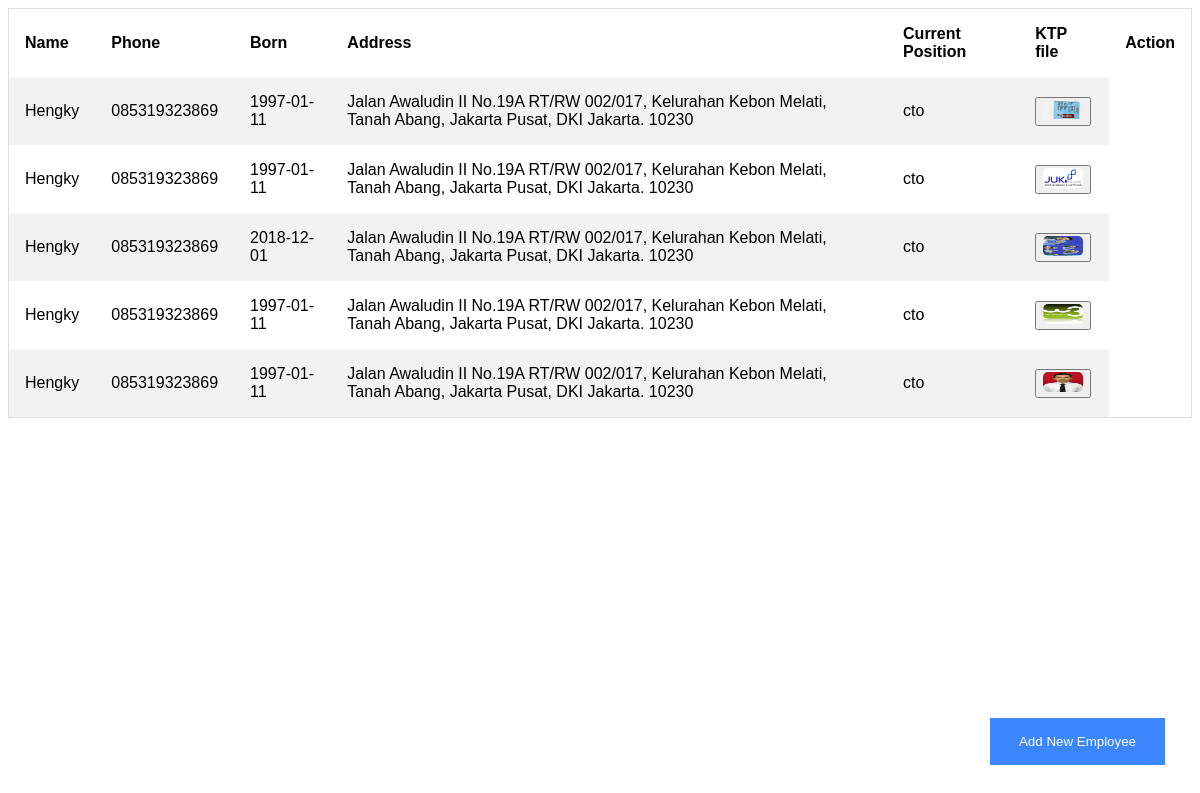
The page / on the database its author committed.
### tables this page shows
CREATE TABLE `employee` (
  `naDep` varchar(150) NOT NULL,
  `naBel` varchar(150) NOT NULL,
  `dob` varchar(20) NOT NULL,
  `telpon` varchar(20) NOT NULL,
  `email` varchar(200) NOT NULL,
  `provinsi` varchar(100) NOT NULL,
  `kota` varchar(100) NOT NULL,
  `jalan` varchar(200) NOT NULL,
  `kdPos` varchar(10) NOT NULL,
  `noKtp` varchar(25) NOT NULL,
  `jabatan` varchar(25) NOT NULL,
  `rekBank` varchar(50) NOT NULL,
  `noRek` varchar(50) NOT NULL,
  `dateNow` timestamp NOT NULL DEFAULT CURRENT_TIMESTAMP,
  `name` varchar(100) NOT NULL,
  `path` varchar(200) NOT NULL
);

### index.php (the view, shortened to what this page needs)
<!DOCTYPE html>
<html>
<head>
</head>
<body>
<?php
$servername = "localhost";
$username = "root";
$password = "";
$dbname = "employees";
$conn = mysqli_connect($servername, $username, $password, $dbname);
$result = mysqli_query($conn, 'SELECT * FROM employee');
?>
<table class = "row">
	<tr class = "zebra">
		<th class='jarak'>Name</th>
		<th class='jarak'>Phone</th>
		<th class='jarak'>Born</th>
		<th class='jarak'>Address</th>
		<th class='jarak'>Current Position</th>
		<th class='jarak'>KTP file</th>
		<th class='jarak'>Action</th>
	</tr>
	<?php
	while ($row=mysqli_fetch_array($result))
	{
	   echo "<tr class = 'zebra'>";
	   echo "<td class='jarak'>".$row['naDep']."</td>";
	   echo "<td class='jarak'>".$row['telpon']."</td>";
	   echo "<td class='jarak'>".$row['dob']."</td>";
	   echo "<td class='jarak'>".$row['jalan']."</td>";
	   echo "<td class='jarak'>".$row['jabatan']."</td>";
	   echo "<td class='jarak'>
	   		<button><img id='myImg' src=".$row['path']." alt='KTP' style='width:40px; height:20px'></img></button>
			<div id='myModal' class='modal'>
			  <span class='close'>&times;</span>
			  <img class='modal-content' id='img01'>
			  <div id='caption'></div>
			</div>
		   </td>";
	   echo "</tr>";
	}
	?>
</table>
<button class="open-button" onclick="openForm()">Add New Employee</button>
</body>
</html>

### index.php (style rules this page uses)
body { font-family: Arial, Helvetica, sans-serif; }
* { box-sizing: border-box; }
.row { border-collapse: collapse; border-spacing: 0; width: 100%; border: 1px solid #ddd; }
.jarak { text-align: left; padding: 16px; }
.zebra:nth-child(even) { background-color: #f2f2f2; }
.open-button { background-color: #0c69ff; color: white; padding: 16px 20px; border: none; cursor: pointer; opacity: 0.8; position: fixed; bottom: 35px; right: 35px; width: 175px; }
#myImg { border-radius: 5px; cursor: pointer; transition: 0.3s; }

### rows shown on the page
employee: naDep "Hengky", telpon "085319323869", dob "1997-01-11", jalan "Jalan Awaludin II No.19A RT/RW 002/017, Kelurahan Kebon Melati, Tanah Abang, Jakarta Pusat, DKI Jakarta. 10230", jabatan "cto", path (picture)
employee: naDep "Hengky", telpon "085319323869", dob "1997-01-11", jalan "Jalan Awaludin II No.19A RT/RW 002/017, Kelurahan Kebon Melati, Tanah Abang, Jakarta Pusat, DKI Jakarta. 10230", jabatan "cto", path (picture)
employee: naDep "Hengky", telpon "085319323869", dob "2018-12-01", jalan "Jalan Awaludin II No.19A RT/RW 002/017, Kelurahan Kebon Melati, Tanah Abang, Jakarta Pusat, DKI Jakarta. 10230", jabatan "cto", path (picture)
employee: naDep "Hengky", telpon "085319323869", dob "1997-01-11", jalan "Jalan Awaludin II No.19A RT/RW 002/017, Kelurahan Kebon Melati, Tanah Abang, Jakarta Pusat, DKI Jakarta. 10230", jabatan "cto", path (picture)
employee: naDep "Hengky", telpon "085319323869", dob "1997-01-11", jalan "Jalan Awaludin II No.19A RT/RW 002/017, Kelurahan Kebon Melati, Tanah Abang, Jakarta Pusat, DKI Jakarta. 10230", jabatan "cto", path (picture)
